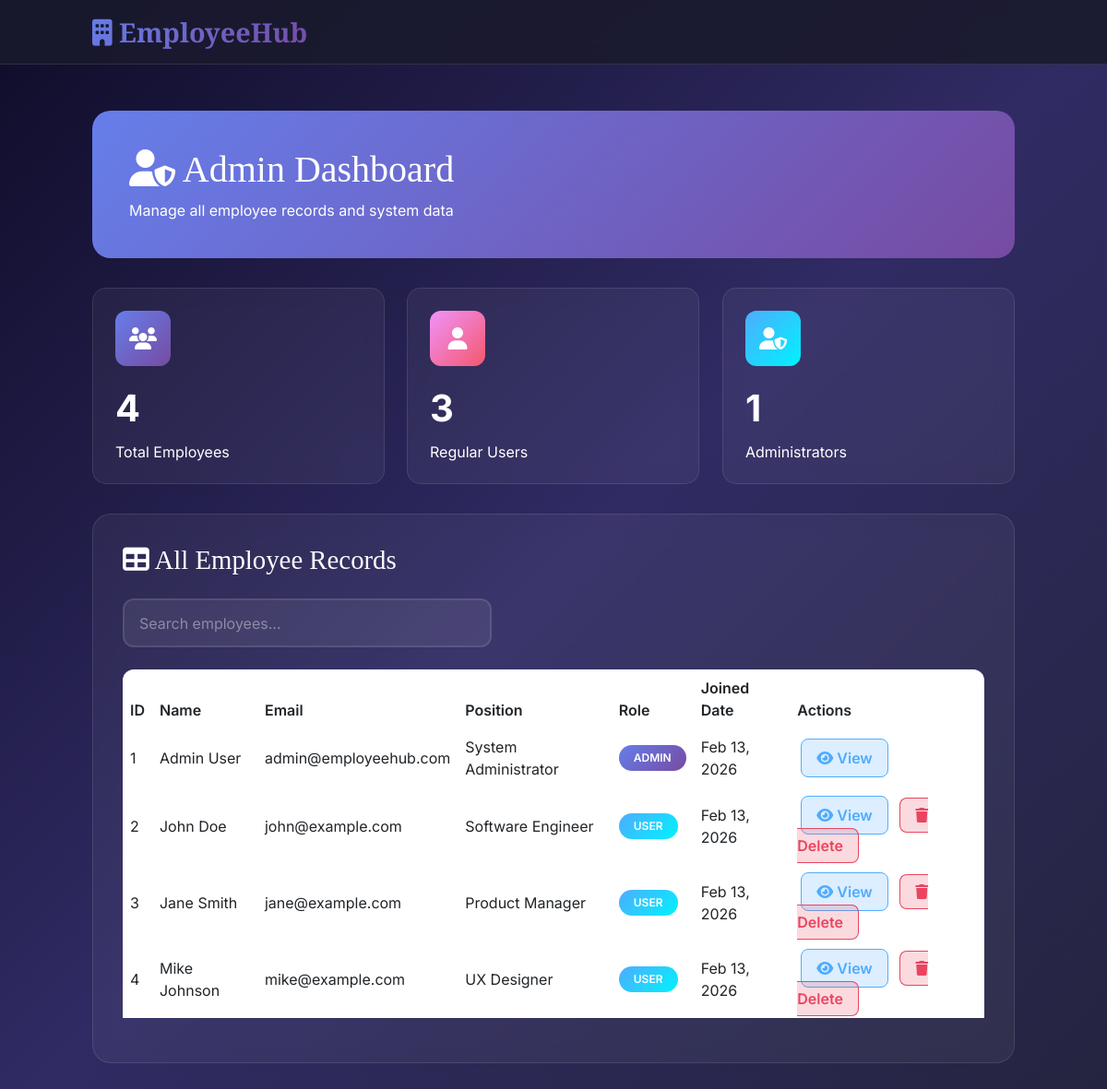
Page /admin_dashboard.php (signed in) on the committed database.
### tables this page shows
CREATE TABLE employees (
    id INT(11) PRIMARY KEY AUTO_INCREMENT,
    full_name VARCHAR(100) NOT NULL,
    email VARCHAR(100) UNIQUE NOT NULL,
    password VARCHAR(255) NOT NULL,
    position VARCHAR(100),
    bio TEXT,
    role ENUM('user', 'admin') DEFAULT 'user',
    created_at TIMESTAMP DEFAULT CURRENT_TIMESTAMP,
    INDEX idx_email (email),
    INDEX idx_role (role)
);

### admin_dashboard.php (the view, shortened to what this page needs)
<?php
require_once 'config.php';
$sql = "SELECT * FROM employees ORDER BY created_at DESC";
$result = mysqli_query($conn, $sql);
$employees = mysqli_fetch_all($result, MYSQLI_ASSOC);
$total_employees = count($employees);
$total_users = count(array_filter($employees, function($emp) { return $emp['role'] == 'user'; }));
$total_admins = count(array_filter($employees, function($emp) { return $emp['role'] == 'admin'; }));
?>
<!DOCTYPE html>
<html lang="en">
<head>
    <link href="https://cdn.jsdelivr.net/npm/bootstrap@5.3.0/dist/css/bootstrap.min.css" rel="stylesheet">
    <script src="https://cdn.tailwindcss.com"></script>
    <link rel="stylesheet" href="https://cdnjs.cloudflare.com/ajax/libs/font-awesome/6.4.0/css/all.min.css">
</head>
<body>
    <nav class="navbar navbar-expand-lg navbar-dark fixed-top">
        <div class="container">
            <a class="navbar-brand" href="index.php">
                <i class="fas fa-building"></i> EmployeeHub
            </a>
        </div>
    </nav>
    <div class="dashboard-container">
        <div class="container">
            <div class="welcome-card">
                <h1><i class="fas fa-user-shield"></i> Admin Dashboard</h1>
                <p class="mb-0">Manage all employee records and system data</p>
            </div>
            <div class="stat-cards">
                <div class="stat-card">
                    <div class="stat-icon">
                        <i class="fas fa-users"></i>
                    </div>
                    <div class="stat-value"><?php echo $total_employees; ?></div>
                    <h4>Total Employees</h4>
                </div>
                <div class="stat-card">
                    <div class="stat-icon">
                        <i class="fas fa-user"></i>
                    </div>
                    <div class="stat-value"><?php echo $total_users; ?></div>
                    <h4>Regular Users</h4>
                </div>
                <div class="stat-card">
                    <div class="stat-icon">
                        <i class="fas fa-user-shield"></i>
                    </div>
                    <div class="stat-value"><?php echo $total_admins; ?></div>
                    <h4>Administrators</h4>
                </div>
            </div>
            <div class="content-card">
                <h3><i class="fas fa-table"></i> All Employee Records</h3>
                <input type="text" id="searchInput" class="search-box" placeholder="Search employees...">
                <div class="table-responsive">
                    <table class="table">
                        <thead>
                            <tr>
                                <th>ID</th>
                                <th>Name</th>
                                <th>Email</th>
                                <th>Position</th>
                                <th>Role</th>
                                <th>Joined Date</th>
                                <th>Actions</th>
                            </tr>
                        </thead>
                        <tbody id="employeeTable">
                            <?php foreach ($employees as $employee): ?>
                            <tr>
                                <td><?php echo $employee['id']; ?></td>
                                <td><?php echo htmlspecialchars($employee['full_name']); ?></td>
                                <td><?php echo htmlspecialchars($employee['email']); ?></td>
                                <td><?php echo htmlspecialchars($employee['position']); ?></td>
                                <td>
                                    <span class="badge badge-<?php echo $employee['role']; ?>">
                                        <?php echo strtoupper($employee['role']); ?>
                                    </span>
                                </td>
                                <td><?php echo date('M d, Y', strtotime($employee['created_at'])); ?></td>
                                <td>
                                    <button class="btn-action btn-view" onclick="viewEmployee(<?php echo $employee['id']; ?>)">
                                        <i class="fas fa-eye"></i> View
                                    </button>
                                    <?php if ($employee['role'] != 'admin'): ?>
                                    <a href="?delete=<?php echo $employee['id']; ?>"
                                       class="btn-action btn-delete"
                                       onclick="return confirm('Are you sure you want to delete this employee?');">
                                        <i class="fas fa-trash"></i> Delete
                                    </a>
                                    <?php endif; ?>
                                </td>
                            </tr>
                            <?php endforeach; ?>
                        </tbody>
                    </table>
                </div>
            </div>
        </div>
    </div>
</body>
</html>

### admin_dashboard.php (style rules this page uses)
:root { --gradient-1: linear-gradient(135deg, #667eea 0%, #764ba2 100%); --gradient-2: linear-gradient(135deg, #f093fb 0%, #f5576c 100%); --gradient-3: linear-gradient(135deg, #4facfe 0%, #00f2fe 100%); }
body { font-family: 'Inter', sans-serif; background: linear-gradient(135deg, #0f0c29 0%, #302b63 50%, #24243e 100%); min-height: 100vh; color: white; }
.navbar { background: rgba(26, 26, 46, 0.9) !important; backdrop-filter: blur(10px); border-bottom: 1px solid rgba(255, 255, 255, 0.1); }
.navbar-brand { font-family: 'Playfair Display', serif; font-weight: 900; font-size: 1.8rem; background: var(--gradient-1); -webkit-background-clip: text; -webkit-text-fill-color: transparent; }
.dashboard-container { padding: 120px 0 50px; }
.welcome-card { background: var(--gradient-1); border-radius: 20px; padding: 2.5rem; margin-bottom: 2rem; animation: slideDown 0.8s ease-out; }
.welcome-card h1 { font-family: 'Playfair Display', serif; font-size: 2.5rem; margin-bottom: 0.5rem; }
.stat-cards { display: grid; grid-template-columns: repeat(auto-fit, minmax(250px, 1fr)); gap: 1.5rem; margin-bottom: 2rem; }
.stat-card { background: rgba(255, 255, 255, 0.05); backdrop-filter: blur(10px); border: 1px solid rgba(255, 255, 255, 0.1); border-radius: 15px; padding: 1.5rem; transition: all 0.3s ease; animation: fadeIn 0.6s ease-out both; }
.stat-card:nth-child(1) { animation-delay: 0.1s; }
.stat-card:nth-child(2) { animation-delay: 0.2s; }
.stat-card:nth-child(3) { animation-delay: 0.3s; }
.stat-icon { width: 60px; height: 60px; border-radius: 12px; display: flex; align-items: center; justify-content: center; font-size: 1.5rem; margin-bottom: 1rem; }
.stat-card:nth-child(1) .stat-icon { background: var(--gradient-1); }
.stat-card:nth-child(2) .stat-icon { background: var(--gradient-2); }
.stat-card:nth-child(3) .stat-icon { background: var(--gradient-3); }
.stat-value { font-size: 2.5rem; font-weight: 700; margin-bottom: 0.5rem; }
.content-card { background: rgba(255, 255, 255, 0.05); backdrop-filter: blur(10px); border: 1px solid rgba(255, 255, 255, 0.1); border-radius: 20px; padding: 2rem; margin-bottom: 2rem; animation: slideUp 0.8s ease-out; }
.content-card h3 { font-family: 'Playfair Display', serif; font-size: 1.8rem; margin-bottom: 1.5rem; }
.table-responsive { border-radius: 12px; overflow: hidden; }
table { color: white; margin-bottom: 0; }
thead { background: rgba(102, 126, 234, 0.2); }
thead th { border: none; padding: 1rem; font-weight: 600; }
tbody tr { background: rgba(255, 255, 255, 0.02); border-bottom: 1px solid rgba(255, 255, 255, 0.1); transition: all 0.3s ease; }
tbody td { padding: 1rem; vertical-align: middle; }
.badge { padding: 0.5rem 1rem; border-radius: 20px; font-weight: 600; }
.badge-admin { background: var(--gradient-1); }
.badge-user { background: var(--gradient-3); }
.btn-action { padding: 0.5rem 1rem; border-radius: 8px; border: none; font-weight: 600; transition: all 0.3s ease; margin: 0 0.25rem; }
.btn-view { background: rgba(79, 172, 254, 0.2); color: #4facfe; border: 1px solid #4facfe; }
.btn-delete { background: rgba(233, 69, 96, 0.2); color: #e94560; border: 1px solid #e94560; }
.search-box { background: rgba(255, 255, 255, 0.08); border: 2px solid rgba(255, 255, 255, 0.1); color: white; padding: 0.8rem 1rem; border-radius: 12px; margin-bottom: 1.5rem; width: 100%; max-width: 400px; }
.search-box::placeholder { color: rgba(255, 255, 255, 0.4); }

### rows in the picture
employees: id "1", full_name "Admin User", email "admin@employeehub.com", position "System Administrator", role "ADMIN", created_at "Feb 13, 2026"
employees: id "2", full_name "John Doe", email "john@example.com", position "Software Engineer", role "USER", created_at "Feb 13, 2026"
employees: id "3", full_name "Jane Smith", email "jane@example.com", position "Product Manager", role "USER", created_at "Feb 13, 2026"
employees: id "4", full_name "Mike Johnson", email "mike@example.com", position "UX Designer", role "USER", created_at "Feb 13, 2026"

### other values in the picture
$total_employees "4"
$total_users "3"
$total_admins "1"
